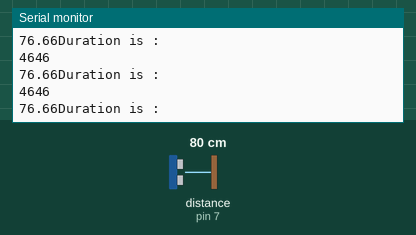
Recording of a sketch running on a simulated Arduino Uno, built with avr-gcc and run on an emulated ATmega328P. Shown: the last lines printed to the serial monitor. Wiring (inferred from the names in the program): ultrasonic range finder: trigger pin 8; echo pin 7. The test bench sets the inputs (shaded band); at power-on: distance to the obstacle (sensor on pin 7) 80 cm. The echo pulse lasts 58.3 µs per cm.

Above: at 1.2 s.
1.3 s: distance to the obstacle (sensor on pin 7) set to 4 cm
At 1.8 s:
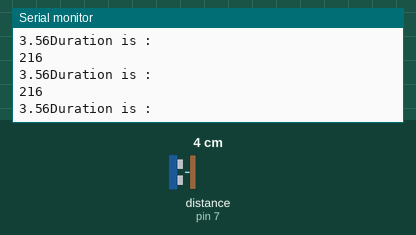
4.3 s: distance to the obstacle (sensor on pin 7) set to 2 cm
At 5.3 s:
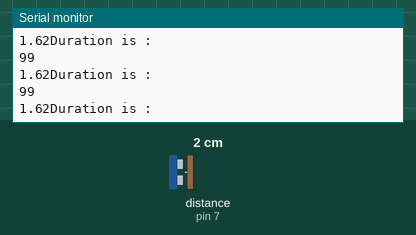
10.3 s: distance to the obstacle (sensor on pin 7) set to 9 cm
At 10.8 s:
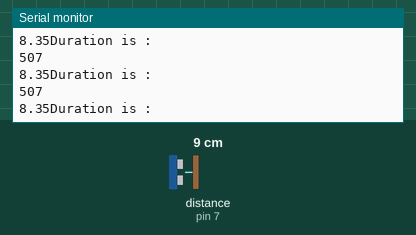
13.3 s: distance to the obstacle (sensor on pin 7) set to 18 cm
At 14.1 s:
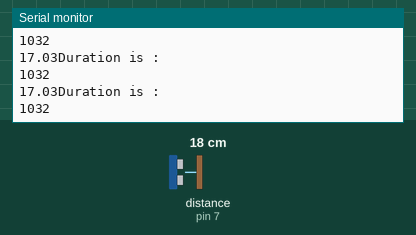
Timing chart, 0 to 16.3 s (numbered marks = the images above; inputs shaded):
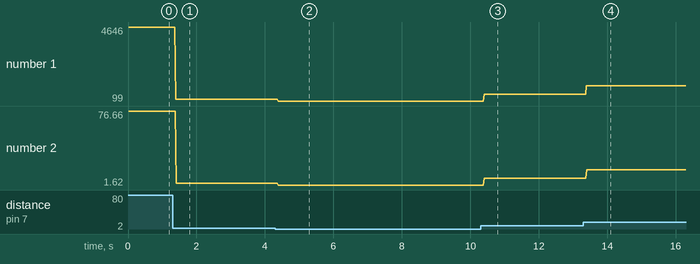

The sketch:

UltraSonicSensor.ino
```cpp
int trig=8,echo=7;

void setup()
{
  pinMode(echo,INPUT);
  pinMode(trig,OUTPUT);
  Serial.begin(9600);
}

void loop()
{
  pulseGenerator();
  int duration=pulseIn(echo,HIGH);
  Serial.println("Duration is : ");
  Serial.println(duration);

  duration=duration/2;

  double dist=duration * 0.033;
  Serial.print(dist);
}

void pulseGenerator()
{
  digitalWrite(trig,LOW);
  delayMicroseconds(2);

  digitalWrite(trig,HIGH);
  delayMicroseconds(10);

  digitalWrite(trig,LOW);
  delayMicroseconds(2);
}
```

Measured:
- after the input at 1.3 s, the serial monitor: prints a new line after 0.10 s (image 1)
- after the input at 4.3 s, the serial monitor: prints a new line after 0.09 s (image 2)
- after the input at 10.3 s, the serial monitor: prints a new line after 0.10 s (image 3)
- after the input at 13.3 s, the serial monitor: prints a new line after 0.09 s (image 4)
- plotted number 1: 4646 → 216 after the input at 1.3 s, 216 → 99 after the input at 4.3 s, 99 → 507 after the input at 10.3 s, 507 → 1032 after the input at 13.3 s
- plotted number 2: 76.66 → 3.56 after the input at 1.3 s, 3.56 → 1.62 after the input at 4.3 s, 1.62 → 8.35 after the input at 10.3 s, 8.35 → 17.03 after the input at 13.3 s
